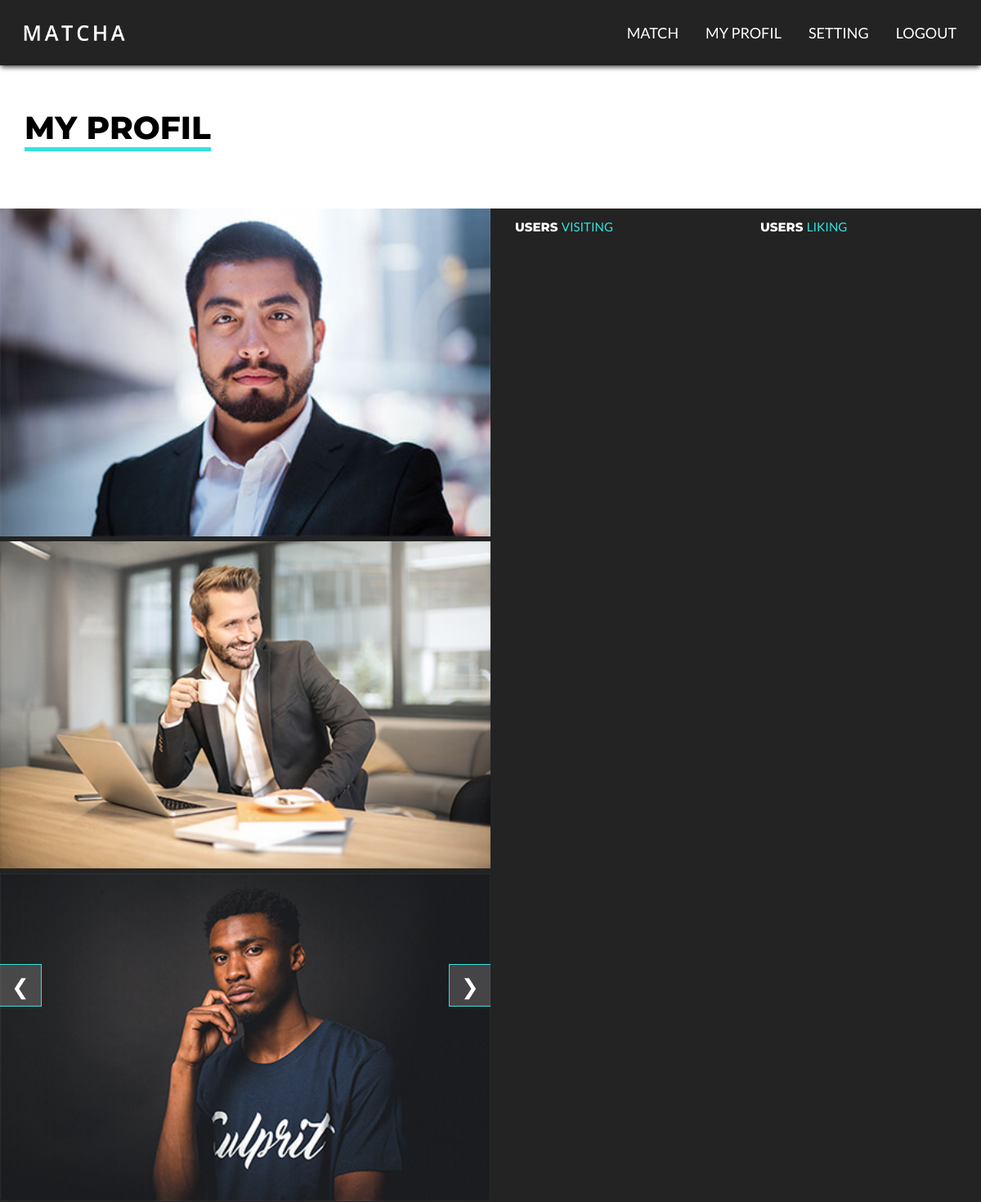
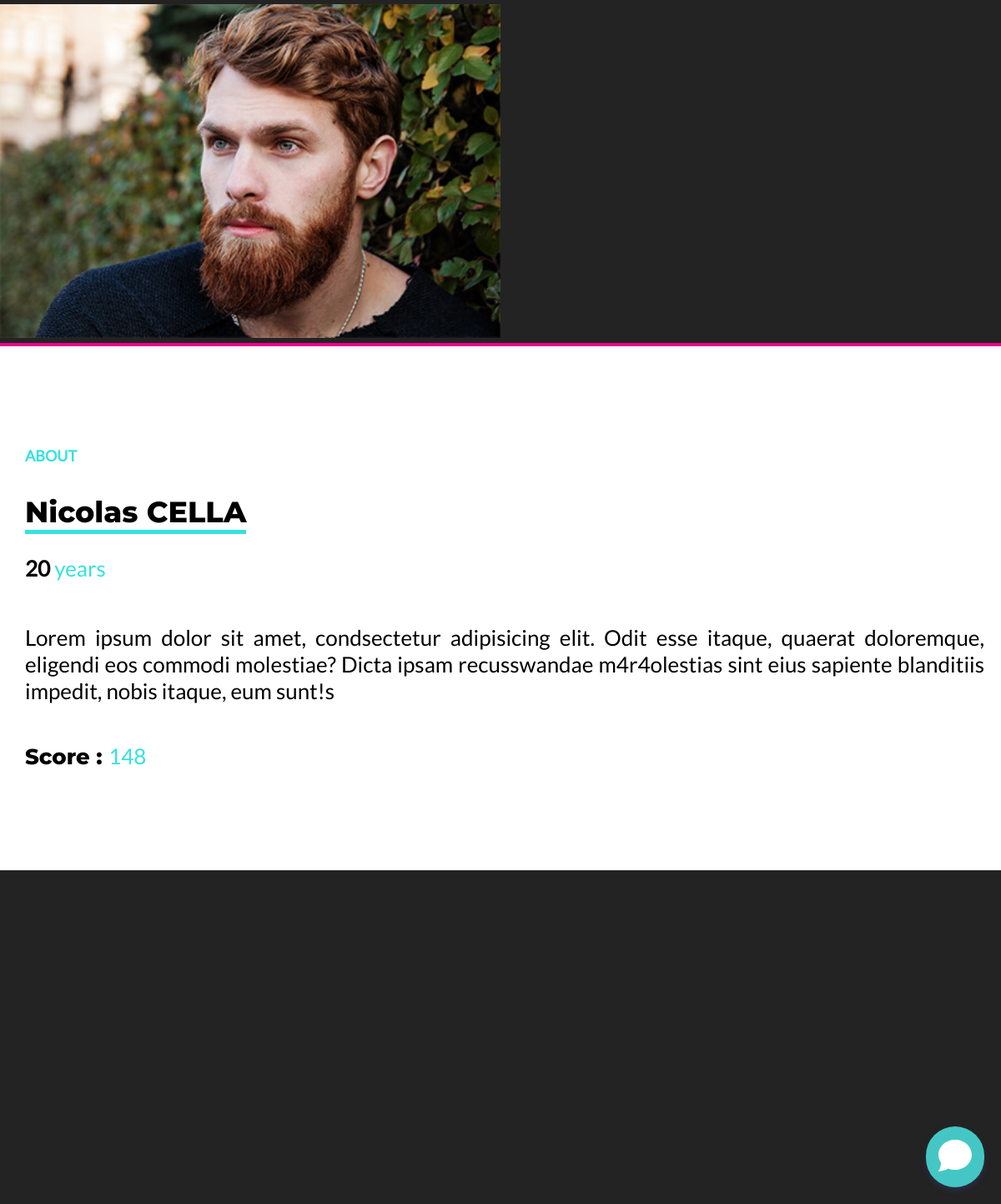
The page /profil.php (signed in) on the database its author committed (2 pictures, top to bottom).
### tables this page shows
CREATE TABLE `users` (
  `id_user` int(11) NOT NULL,
  `email` varchar(255) DEFAULT NULL,
  `login` varchar(255) DEFAULT NULL,
  `passwd` varchar(300) DEFAULT NULL,
  `last_name` text,
  `first_name` text,
  `bio` text,
  `sexe` int(4) DEFAULT '0',
  `orientation` int(4) DEFAULT '0',
  `age` int(4) DEFAULT '0',
  `score` int(11) NOT NULL DEFAULT '0',
  `latitude` decimal(9,6) DEFAULT '0.000000',
  `longitude` decimal(9,6) NOT NULL DEFAULT '0.000000',
  `confirm` int(11) DEFAULT NULL,
  `cle` text NOT NULL,
  `cle_passwd` text,
  `last_log` int(11) DEFAULT NULL,
  `notif` int(4) NOT NULL DEFAULT '1',
  `ip` text
);

### profil.php (the view, shortened to what this page needs)
<?php
include('php/connexion.php');
?>
<!DOCTYPE html>
<html id='HTML' xmlns:og="http://ogp.me/ns#" lang="fr">
<head>
	<link rel="stylesheet" type="text/css" href="css/profil.css">
	<link rel="stylesheet" type="text/css" href="css/main.css">
	<link rel="stylesheet" type="text/css" href="css/responsive.css">
	<link href='https://api.mapbox.com/mapbox-gl-js/v0.44.1/mapbox-gl.css' rel='stylesheet' />
</head>
<body>
	<header class="float_menu">
			<a href="index.php"><img src="assets/icon/logo.png" alt="logo" class="logo"/></a>
			<div class="float_menu_rigth">
				<a href="match.php"><h2>MATCH</h2></a>
				<a href="profil.php" class="link"><h2>MY PROFIL</h2></a>
				<a href="account_setting.php"><h2>SETTING</h2></a>
				<a href="php/logout.php"><h2>LOGOUT </h2></a>
			</div>
	</header>
<a href="chat.php"><div class="transition icon_chat_div"><img src="assets/icon/chat.svg" alt="icon_chat" class="icon_chat"/></div></a>
<section class="card_profil">
<?php
	$req = $bdd->prepare('SELECT * FROM users WHERE id_user=:id');
	$req->bindParam(':id', $_SESSION['id'], PDO::PARAM_INT);
	$req->execute();
	$data = $req->fetch();
?>
	<h1 class="title">MY PROFIL</h1>
	<div class="info_pic">
		<div class="picture">
		<?php
			$dir = 'data/'.$_SESSION['id'].'/*.{jpg,jpeg,gif,png}';
			$files = glob($dir,GLOB_BRACE);
			foreach($files as $image)
			{
			   $f= str_replace($repertoire,'',$image);
			   echo '<img class="mySlides" src="'.$f.'" alt="image" />';
			}
		?>
			<div class="w3-button w3-display-left transition" onclick="plusDivs(-1)"><p>&#10094;</p></div>
			<div class="w3-button w3-display-right transition" onclick="plusDivs(+1)"><p>&#10095;</p></div>
		</div>
		<div class="activity">
			<div class="visit">
				<h2>USERS <span class="blue">VISITING</span></h2>
			</div>
			<div class="liked">
				<h2>USERS <span class="blue">LIKING</span></h2>
			</div>
		</div>
	</div>
	<p class="about">ABOUT</p>
	<p class="name"><?php  echo $data['first_name']." ".$data['last_name'];?></p>
	<p class="age"><?php  echo $data['age']." ";?><span class="blue">years<span></p>
	<p class="bio"><?php  echo $data['bio'];?></p>
	<p class="score">Score : <span class="blue"><?php  echo $data['score'];?></span></p>
	<div class="info">
		<div id='map'></div>
		<div id="list_tag">
		</div>
	</div>
</section>
</body>
</html>

### css/profil.css (style rules this page uses)
body { overflow: auto!important; }
.card_profil { width: 100%; height: auto; color: black; position: absolute; font-size: 26px; margin-top: 100px; }
.title { margin-bottom: 70px; font-family: 'Montserrat'; border-bottom: 5px solid #35E2DF; width: fit-content; width: -moz-fit-content; margin-left: 30px; }
.info_pic { display: flex; background-color: rgb(35, 35, 35); }
.picture { width: 50%; max-width: 800px; position: relative; border-bottom: 4px solid #ec008b; }
.w3-button { position: absolute; width: 50px; height: 50px; color: white; background-color: #8a868661; border: .5px solid #35E2DF; cursor: pointer; bottom: 40%; }
.w3-display-left p, .w3-display-right p { margin-top: 10px; }
.w3-display-left { left: 0px; border-left: 0px; }
.w3-display-right { right: 0px; border-right: 0px; }
.mySlides { width: 100%; }
.activity { text-align: left; width: 50%; color: white; display: inline-flex; background-color: #232323; border-bottom: 4px solid #ec008b; }
.visit, .liked { width: 50%; text-align: left; padding-left: 30px; overflow: auto; }
.visit h2, .liked h2 { font-family: 'Montserrat'; font-size: 15px; }
.about { color: rgb(53, 226, 223); font-weight: 800; text-align: left; margin-left: 30px; margin-top: 120px; font-size: 18px; }
.age { font-weight: 800; text-align: left; margin-top: -10px; margin-left: 30px; }
.name { text-align: left; margin-left: 30px; font-family: 'Montserrat'; border-bottom: 5px solid #35E2DF; width: fit-content; width: -moz-fit-content; font-size: 35px; }
.score { text-align: left; margin-left: 30px; font-family: 'Montserrat'; margin-bottom: 120px; }
.bio { padding: 40px 20px 20px 0px; text-align: justify; margin-left: 30px; margin-top: -15px; }
.info { display: flex; background-color: rgb(35, 35, 35); }
#map { text-align: initial; width: 50%; min-height: 400px; height: auto; }
#list_tag { width: 50%; height: auto; text-align: center; overflow: auto; padding-top: 30px; padding-bottom: 30px; }

### css/main.css (style rules this page uses)
h1, h2, p, input, option, select, textarea, span, div { font-family: 'Lato-Regular'; font-style: normal; font-weight: 500; -webkit-font-smoothing: antialiased; }
a { text-decoration: none; }
.blue { color: rgb(53, 226, 223); }
.transition { -webkit-transition: .5s ease-out; -moz-transition: .5s ease-out; -o-transition: .5s ease-out; -ms-transition: .5s ease-out; transition: .5s ease-out; }
html,body { text-align: center; width:100%; height:100%; border: 0; margin: 0; padding: 0; position: absolute; overflow: hidden; background-color: white; position: relative; }
.link { text-decoration: overline white!important; }
header { width: 100%; height: 80px; z-index: 3; position: fixed; justify-content: center; -webkit-justify-content: center; -webkit-align-items: center; display: -webkit-flex; justify-content: flex-start; background-color: rgb(35, 35, 35); -webkit-box-shadow: 0px 3px 6px -1px rgba(0,0,0,0.75); -moz-box-shadow: 0px 3px 6px -1px rgba(0,0,0,0.75); box-shadow: 0px 3px 6px -1px rgba(0,0,0,0.75); }
.float_menu_rigth { position: absolute; right: 30px; }
.float_menu_rigth h2 { margin-left: 30px; color: white; text-align: right; font-size: 18px; vertical-align: middle; cursor: pointer; display: inline-flex; -webkit-transition: .5s ease-out; -moz-transition: .5s ease-out; -o-transition: .5s ease-out; -ms-transition: .5s ease-out; transition: .5s ease-out; }
.logo { margin-left: 10px; width: 160px; cursor: pointer; vertical-align: middle; -webkit-transition: .5s ease-out; -moz-transition: .5s ease-out; -o-transition: .5s ease-out; -ms-transition: .5s ease-out; transition: .5s ease-out; }
.icon_chat_div { position: fixed; bottom: 20px; right: 20px; background-color: #44c7c4; padding: 15px; z-index: 6; border-radius: 50px; -webkt-border-radius: 50px; -moz-border-radius: 50px; -webkit-box-shadow: 0 4px 6px rgba(50,50,93,.61), 0 1px 3px rgba(0,0,0,.08); box-shadow: 0 4px 6px rgba(50,50,93,.61), 0 1px 3px rgba(0,0,0,.08); border: 0px; cursor: pointer; }
.icon_chat { width: 40px; }

### rows shown on the page
users: first_name "Nicolas", last_name "CELLA", age "20", bio "Lorem ipsum dolor sit amet, condsectetur adipisicing elit. Odit esse itaque, quaerat doloremque, eligendi eos commodi molestiae? Dicta ipsam recusswandae m4r4olestias sint eius sapiente blanditiis impedit, nobis itaque, eum sunt!s", score "148"
